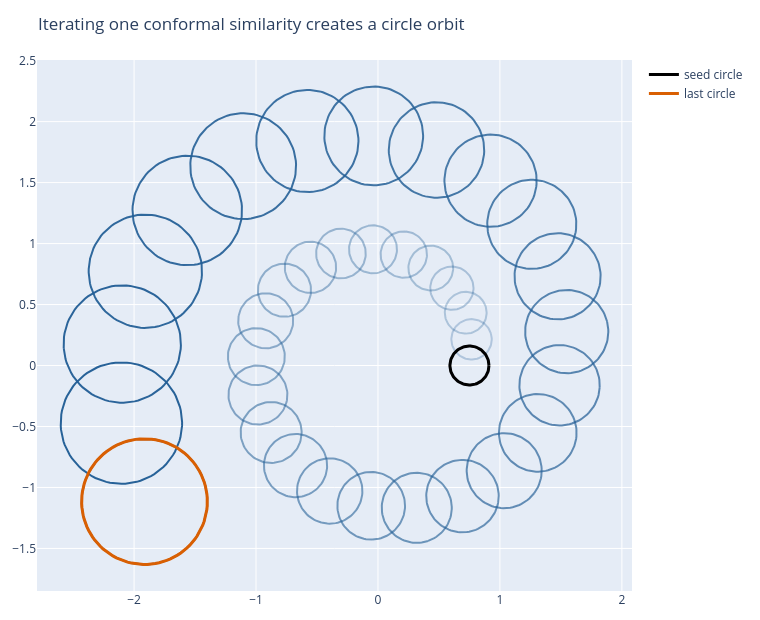

The code cell stored with this chart in its notebook:
### Markdown cell above
## Conformal Orbits

Once an operator is available, it can be iterated. This is where conformal geometry starts to feel less like a list of transformations and more like a dynamics engine for geometry. A circle can be repeatedly scaled, rotated, and translated to make a shell-like trail. A different operator can move a circle around another circle so that its orbit sweeps out a torus.

The important point is structural: a conformal operator acts on the whole object, not merely on a display sample. In the notebook we sample points for plotting, then fit and test the samples to verify the object type is being preserved. The iterated similarity sends circles to circles. The circular orbit keeps every sampled point on the same implicit torus. The textbook develops these ideas in versor notation; here we make the orbit behavior directly visible.

### Code cell
seed_circle = Circle2D(np.array([0.75, 0.0]), 0.16).sample(100)
circle_orbit = iterate_similarity(
    seed_circle,
    scale=1.035,
    angle=np.deg2rad(17.0),
    translation=[0.025, -0.012],
    steps=34,
)
fit_errors = [circle_residual(curve, fit_circle(curve)) for curve in circle_orbit]

fig_shell = go.Figure()
for i, curve in enumerate(circle_orbit):
    opacity = 0.25 + 0.75 * i / (len(circle_orbit) - 1)
    fig_shell.add_trace(
        go.Scatter(
            x=curve[:, 0],
            y=curve[:, 1],
            mode="lines",
            line=dict(color=f"rgba(35,95,150,{opacity:.3f})", width=2),
            showlegend=False,
            hovertemplate=f"orbit step {i}<extra></extra>",
        )
    )
fig_shell.add_trace(go.Scatter(x=circle_orbit[0][:, 0], y=circle_orbit[0][:, 1], mode="lines", name="seed circle", line=dict(color="black", width=3)))
fig_shell.add_trace(go.Scatter(x=circle_orbit[-1][:, 0], y=circle_orbit[-1][:, 1], mode="lines", name="last circle", line=dict(color="#d95f02", width=3)))
fig_shell.update_layout(
    title="Iterating one conformal similarity creates a circle orbit",
    width=760,
    height=620,
    xaxis=dict(scaleanchor="y", scaleratio=1, zeroline=False),
    yaxis=dict(zeroline=False),
    margin=dict(l=20, r=20, t=60, b=20),
)
artifact_paths["similarity_orbit"] = Path("artifacts/chapter-16/plots/similarity-circle-orbit.html")
fig_shell.write_html(str(PROJECT_ROOT / artifact_paths["similarity_orbit"]), include_plotlyjs=True)
print("Maximum circle-fit residual across the orbit:", max(fit_errors))
assert max(fit_errors) < 1e-10
fig_shell
